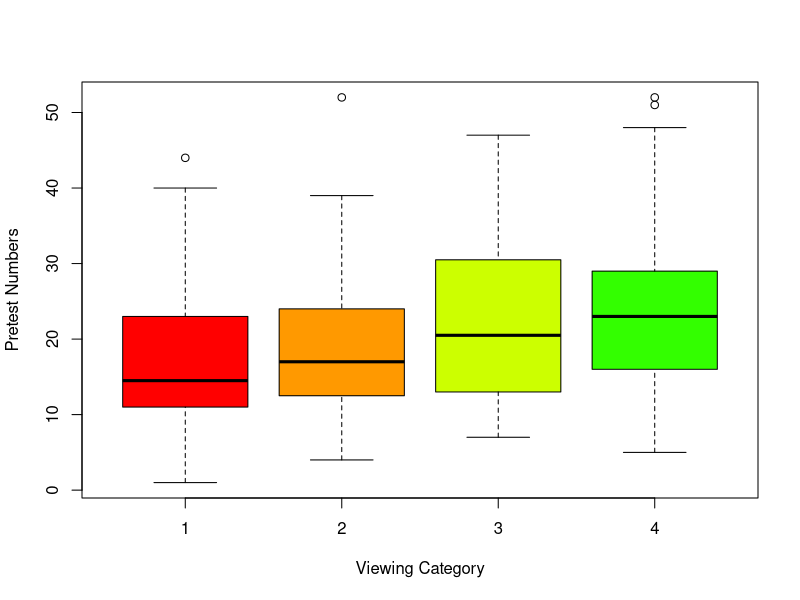
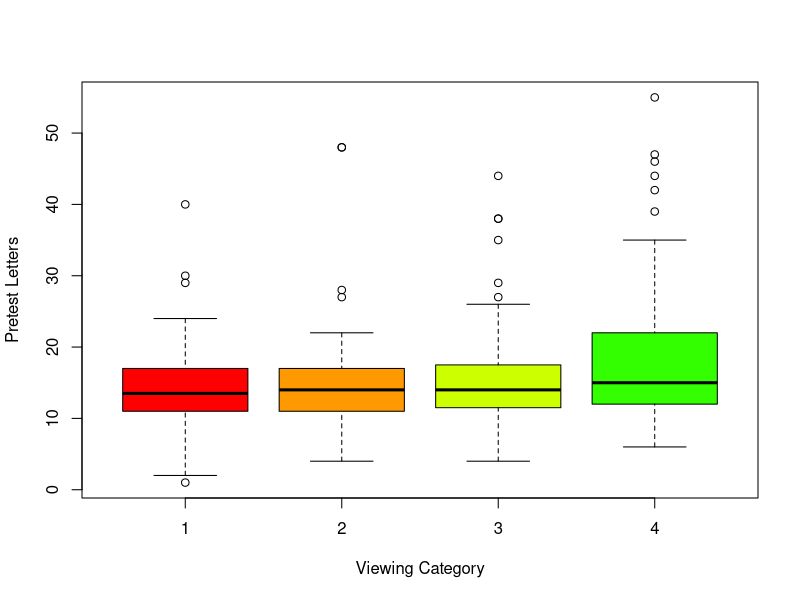
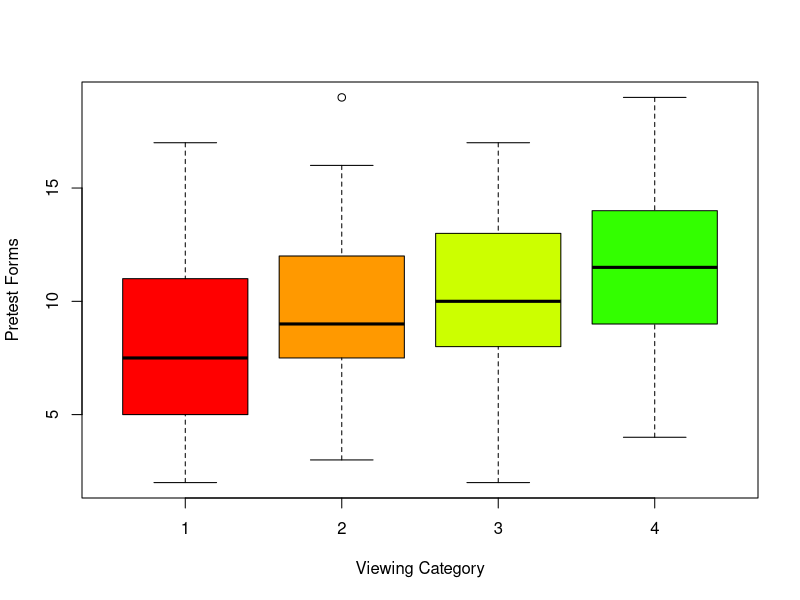
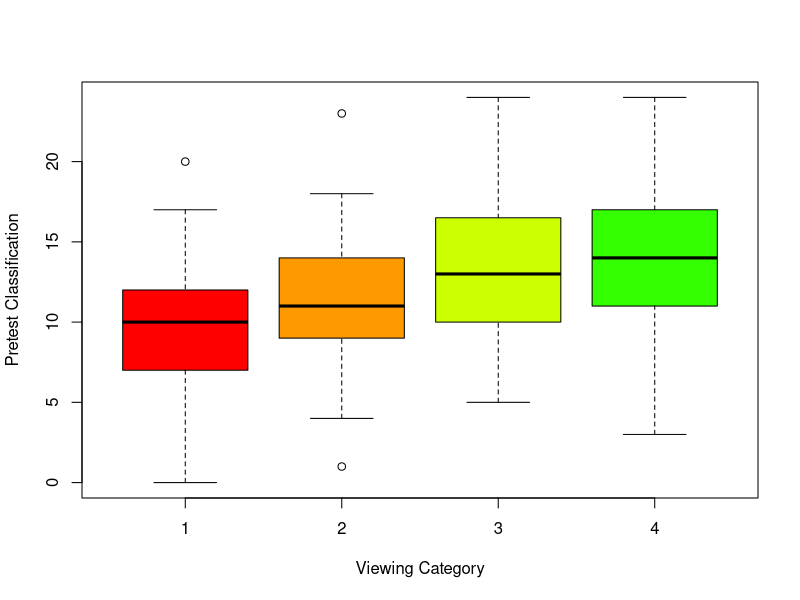
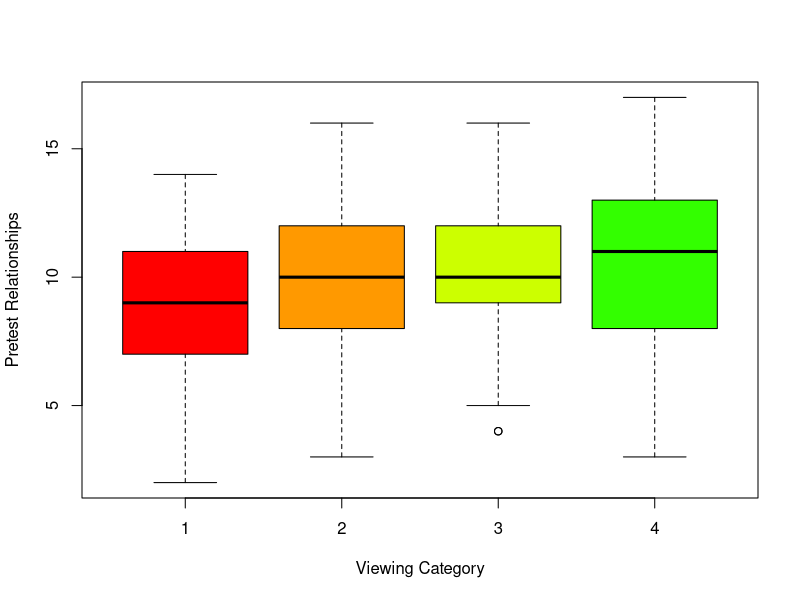
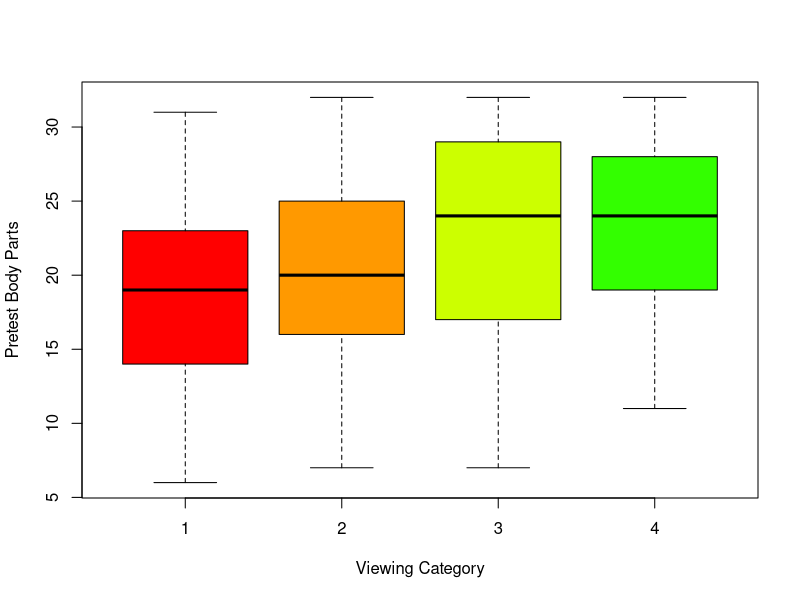
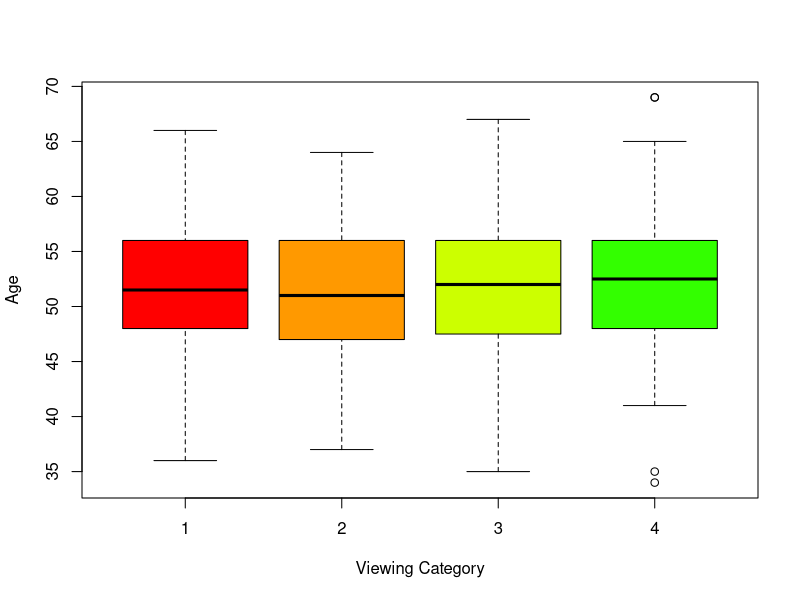
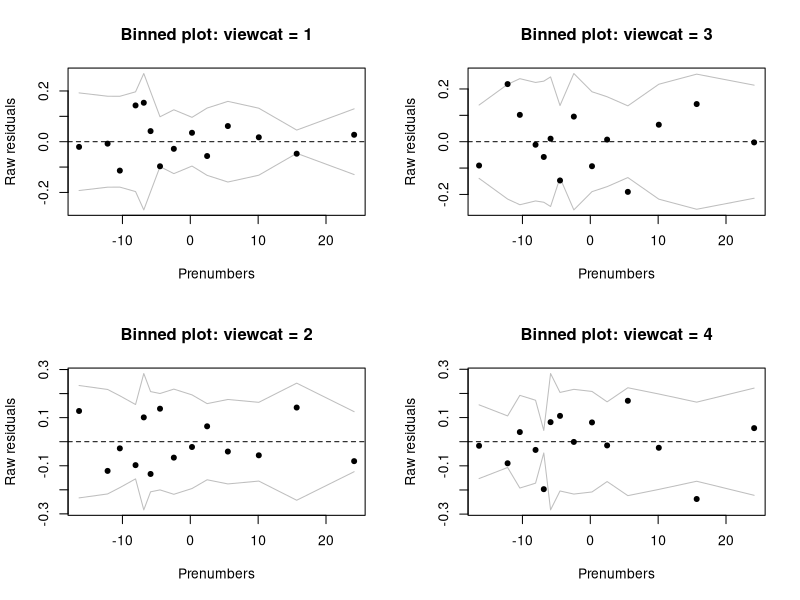

The R source for these figures, in order:
###########################################################################
###########################################################################
########################## Sesame street analysis #########################
###########################################################################
###########################################################################

###### Clear environment and load libraries
rm(list = ls())
library(arm)
library(pROC)
library(e1071)
library(caret)
library(nnet)
library(knitr)
library(MASS)



###### Load the data
sesame = read.csv("data/sesame.txt", header = T)



###### View properties of the data
sesame$sex <- factor(sesame$sex,levels=c(1,2),labels=c("Male","Female"))
sesame$setting <- factor(sesame$setting,levels=c(1,2),labels=c("Home","School"))
#let's make a dummy variable with encouragement = 2 as the baseline, since we want to interpret the effect of encouragement
sesame$viewenc <- factor(sesame$viewenc,levels=c(2,1),labels=c("NotEncouraged","Encouraged"))
str(sesame)
head(sesame)
#viewcat is the outcome variable
#1=rarely watched the show; 2=once or twice a week; 
#3=three to five times a week; 4=watched the show on average more than 5 times a week
#viewcat is actually ordered, but we will treat it as unordered for this analysis.
dim(sesame)
table(sesame$viewcat) #Almost evenly spread out



###### Exploratory data analysis
#let's look at associations of viewcat with various predictors.
#Ignore all the post-test variables
#let's start looking at plots with continuous predictors
boxplot(prenumb ~ viewcat, data = sesame, xlab = "Viewing Category", ylab = "Pretest Numbers",col=rainbow(10))
boxplot(prelet ~ viewcat, data = sesame, xlab = "Viewing Category", ylab = "Pretest Letters",col=rainbow(10))
boxplot(preform ~ viewcat, data = sesame, xlab = "Viewing Category", ylab = "Pretest Forms",col=rainbow(10))
boxplot(preclasf ~ viewcat, data = sesame, xlab = "Viewing Category", ylab = "Pretest Classification",col=rainbow(10))
boxplot(prerelat ~ viewcat, data = sesame, xlab = "Viewing Category", ylab = "Pretest Relationships",col=rainbow(10))
boxplot(prebody ~ viewcat, data = sesame, xlab = "Viewing Category", ylab = "Pretest Body Parts",col=rainbow(10))
boxplot(age ~ viewcat, data = sesame, xlab = "Viewing Category", ylab = "Age",col=rainbow(10))

#now some categorical predictors
table(sesame$viewcat, sesame$viewenc)
prop.table(table(sesame$viewcat, sesame$viewenc), 2)
#prop.table(table(sesame$viewcat, sesame$viewenc), 1) gives the row percentages
chisq.test(table(sesame$viewcat, sesame$viewenc))
table(sesame$viewcat, sesame$site)
prop.table(table(sesame$viewcat, sesame$site), 2)
chisq.test(table(sesame$viewcat, sesame$site))

#center all the continuous predictors (for interpretation) for the model
sesame$cprenumb <- sesame$prenumb - mean(sesame$prenumb)
sesame$cprelet <- sesame$prelet - mean(sesame$prelet)
sesame$cpreform <- sesame$preform - mean(sesame$preform)
sesame$cpreclasf <- sesame$preclasf - mean(sesame$preclasf)
sesame$cprerelat <- sesame$prerelat - mean(sesame$prerelat)
sesame$cprebody <- sesame$prebody - mean(sesame$prebody)
sesame$cage <- sesame$age - mean(sesame$age)

#we will not explore interactions for this data
#we may not have enough to see any meaningful interactions or even fit them




################### Part One: Multinomial Logistic Model ##################
###### Model fitting
#fit a multinomial regression.  note that viewcat = 1 is the reference level.
viewcatreg1 <- multinom(viewcat ~ viewenc + as.factor(site) + cprenumb + cprelet + cpreform 
                       + cpreclasf + cprerelat + cprebody + cage, data=sesame)
summary(viewcatreg1)
#exponentiate to get to interpretations in terms of multiplicative factors for odds
exp(coef(viewcatreg1))
#get confidence intervals
confint(viewcatreg1)
exp(confint(viewcatreg1))
#notice that there are no p-values but we can use the CIs for inference
output1 <- summary(viewcatreg1)
z_value <- output1$coefficients/output1$standard.errors
p_value <- (1 - pnorm(abs(z_value), 0, 1))*2 
#we are using two-tailed z test, that is, a normal approximation
full_summary1 <- lapply(c(2:4),function(x) rbind(output1$coefficients[as.character(x),],
                                                 output1$standard.errors[as.character(x),],
                                                 z_value[as.character(x),],
                                                 p_value[as.character(x),]))
kable(lapply(full_summary1,function(x) {rownames(x) <- c("Coefficient","Std. Errors","z-value","p-value"); x}))
#too many p-values to check simulataneously, let's use deviance test instead



###### Deviance test
#Let's test if site is a useful  predictor using a change in deviance test
viewcatreg1nosite <- multinom(viewcat ~ viewenc + cprenumb + cprelet + cpreform + cpreclasf 
                              + cprerelat + cprebody  + cage, data = sesame)
anova(viewcatreg1, viewcatreg1nosite, test = "Chisq")
#p-value is small -- site looks like a useful predictor

#test if encouragement is a useful  predictor using a change in deviance test
viewcatreg1noenc <- multinom(viewcat ~ as.factor(site) + cprenumb + cprelet + cpreform 
                             + cpreclasf + cprerelat + cprebody + cage, data = sesame)
anova(viewcatreg1, viewcatreg1noenc, test = "Chisq")
#p-value is small -- encouragement looks like a useful predictor


#test if setting is a useful  predictor using a change in deviance test
viewcatreg1withsetting <- multinom(viewcat ~ viewenc + as.factor(site) + cprenumb + cprelet + cpreform 
                                   + cpreclasf + cprerelat + cprebody + cage + setting, data=sesame)
anova(viewcatreg1withsetting, viewcatreg1, test = "Chisq")
#p-value is large -- looks like setting is not a useful predictor



###### Predictions
#predicted probabilities for cases in the model
predprobs <- fitted(viewcatreg1) 
#look at first five rows just to see what results
predprobs[1:5,]

##interpreting results with predictions
#let's get predicted probabilities for someone at average values of continuous predictors and in site 1
newdata <- sesame[1:2,]
newdata$site <- 1
newdata$cprenumb <- 0
newdata$cprelet <- 0
newdata$cprerelat <- 0
newdata$cpreform <- 0
newdata$cprebody <- 0
newdata$cpreclasf <- 0
newdata$cage <- 0
newdata$viewenc[1] <- "Encouraged"
newdata$viewenc[2] <- "NotEncouraged"
newdata

predict(viewcatreg1, newdata, type = "probs")
#           1         2         3         4
#1 0.02655388 0.3858047 0.3838143 0.2038272
#2 0.27441129 0.2144506 0.3088348 0.2023033
 
#now let's repeat for a kid in site 2
newdata$site <- 4
predict(viewcatreg1, newdata, type = "probs")
#           1         2         3         4
#1 0.02561089 0.2577973 0.3219774 0.3946144
#2 0.24999038 0.1353515 0.2447120 0.3699461




###### Diagnostics
####diagnostics comparing average raw residuals across bins based on predictor values
#for viewcat = 1:  create a raw residual using only the first column of the predicted probabilities
rawresid1 <- (sesame$viewcat == 1) -  predprobs[,1]

#for viewcat = 2:  create a raw residual using only the second column of the predicted probabilities
rawresid2 <- (sesame$viewcat == 2) -  predprobs[,2]

#for viewcat = 3:  create a raw residual using only the third column of the predicted probabilities
rawresid3 <- (sesame$viewcat == 3) -  predprobs[,3]

#for viewcat = 4:  create a raw residual using only the fourth column of the predicted probabilities
rawresid4 <- (sesame$viewcat == 4) -  predprobs[,4]

##can do binned plots for continuous variables
#make a 2 by 2 graphical display
par(mfcol = c(2,2))
binnedplot(sesame$cprenumb, rawresid1, xlab = "Prenumbers", ylab = "Raw residuals", main = "Binned plot: viewcat = 1")
binnedplot(sesame$cprenumb, rawresid2, xlab = "Prenumbers", ylab = "Raw residuals", main = "Binned plot: viewcat = 2")
binnedplot(sesame$cprenumb, rawresid3, xlab = "Prenumbers", ylab = "Raw residuals", main = "Binned plot: viewcat = 3")
binnedplot(sesame$cprenumb, rawresid4, xlab = "Prenumbers", ylab = "Raw residuals", main = "Binned plot: viewcat = 4")

#repeat for the other continuous predictors.....  all looks okay!

##if you want to change the reference level, e.g., using level 4 as reference, use the relevel command
sesame$viewcat2 <- relevel(as.factor(sesame$viewcat), ref = "4")

#then refit the model
viewcatreg2 = multinom(viewcat2 ~ viewenc + as.factor(site) + cprenumb + cprelet + cpreform + cpreclasf + cprerelat + cprebody + cage, data = sesame)
summary(viewcatreg2)

##tables for factor variables
tapply(rawresid1, sesame$site, mean)
tapply(rawresid2, sesame$site, mean)
tapply(rawresid3, sesame$site, mean)
tapply(rawresid4, sesame$site, mean)

tapply(rawresid1, sesame$viewenc, mean)
tapply(rawresid2, sesame$viewenc, mean)
tapply(rawresid3, sesame$viewenc, mean)
tapply(rawresid4, sesame$viewenc, mean)


## Accuracy
pred_classes <- predict(viewcatreg1)
Conf_mat <- confusionMatrix(as.factor(pred_classes),as.factor(sesame$viewcat))
Conf_mat$table
Conf_mat$overall["Accuracy"];
Conf_mat$byClass[,c("Sensitivity","Specificity")]


## Individual ROC curves for the different levels
#here we basically treat each level as a standalone level
par(mfcol = c(2,2))
roc((sesame$viewcat==1),predprobs[,1],plot=T,print.thres="best",legacy.axes=T,print.auc =T,
    col="red3",percent=T,main="Group 1")
roc((sesame$viewcat==2),predprobs[,2],plot=T,print.thres="best",legacy.axes=T,print.auc =T,
    col="gray3",percent=T,main="Group 2")
roc((sesame$viewcat==3),predprobs[,2],plot=T,print.thres="best",legacy.axes=T,print.auc =T,
    col="green3",percent=T,main="Group 3")
roc((sesame$viewcat==4),predprobs[,2],plot=T,print.thres="best",legacy.axes=T,print.auc =T,
    col="blue3",percent=T,main="Group 4")
#we can also combine them into a single plot
#


## Multi-class ROC curve (average of all pairwise comparisons)
par(mfcol = c(3,4))
multiclass.roc(sesame$viewcat,predprobs,plot=T,print.thres="best",legacy.axes=T,print.auc =T,col="red3",percent=T)
#multiclass ROCs can be hard to interpret, so don't get too hung up on them



###########################################################################
###########################################################################
### Play around with the data some more and see if you can do better!!! ###
###########################################################################
###########################################################################
